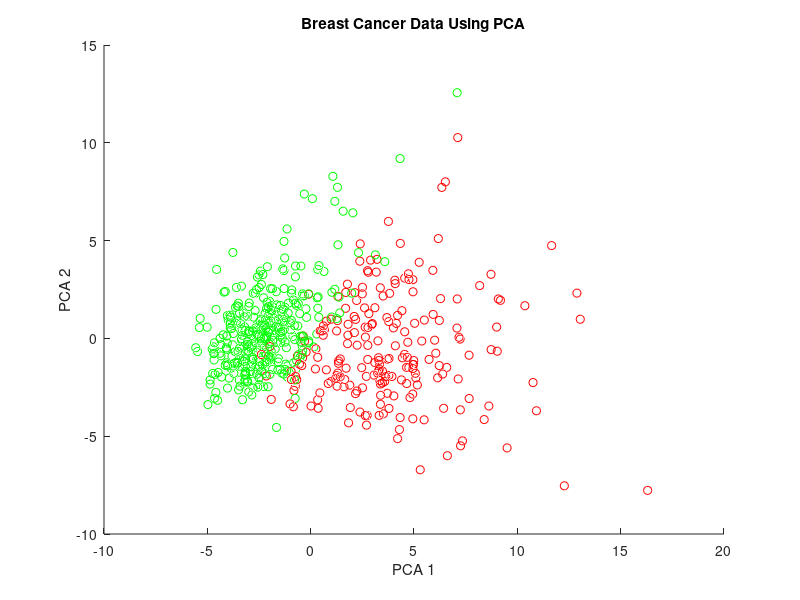
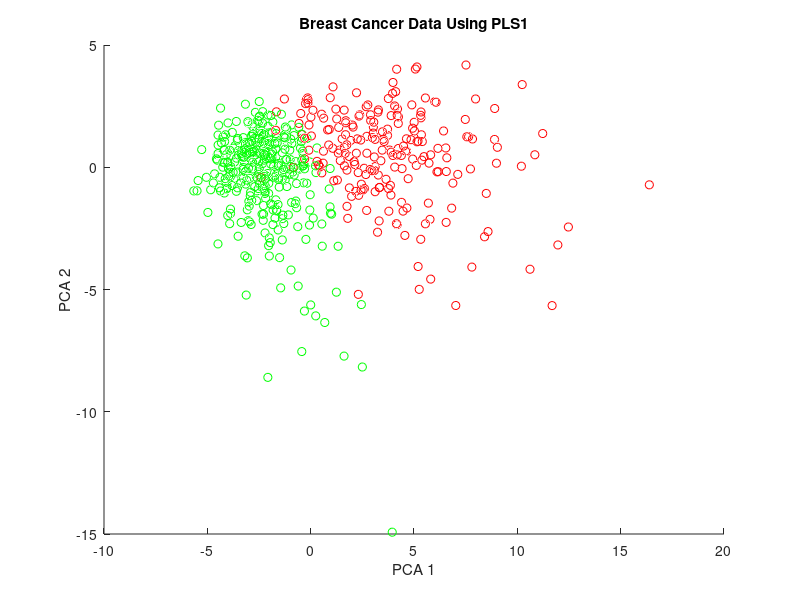

These figures' MATLAB source, in order:
%score = csvread('nipals_score.csv');
%load = csvread('nipals_load.csv');
%label = csvread('nipals_label.csv');

xma = csvread('breast_results/xma.csv');
yma = csvread('breast_results/yma.csv');
zma = csvread('breast_results/zma.csv');
xba = csvread('breast_results/xba.csv');
yba = csvread('breast_results/yba.csv');
zba = csvread('breast_results/zba.csv');

xmb = csvread('breast_results/xmb.csv');
ymb = csvread('breast_results/ymb.csv');
zmb = csvread('breast_results/zmb.csv');
xbb = csvread('breast_results/xbb.csv');
ybb = csvread('breast_results/ybb.csv');
zbb = csvread('breast_results/zbb.csv');

% separate into benign/malignant

figure(1);
hold on;
hma = scatter3(xma,yma,zma,[],'r');
hba = scatter3(xba,yba,zba,[],'g');
hold off;
title('Breast Cancer Data Using PCA');
xlabel('PCA 1');
ylabel('PCA 2');
zlabel('PCA 3');

figure(2);
hold on;
hmb = scatter3(xmb,ymb,zmb,[],'r');
hbb = scatter3(xbb,ybb,zbb,[],'g');
hold off;
title('Breast Cancer Data Using PLS1');
xlabel('PCA 1');
ylabel('PCA 2');
zlabel('PCA 3');
